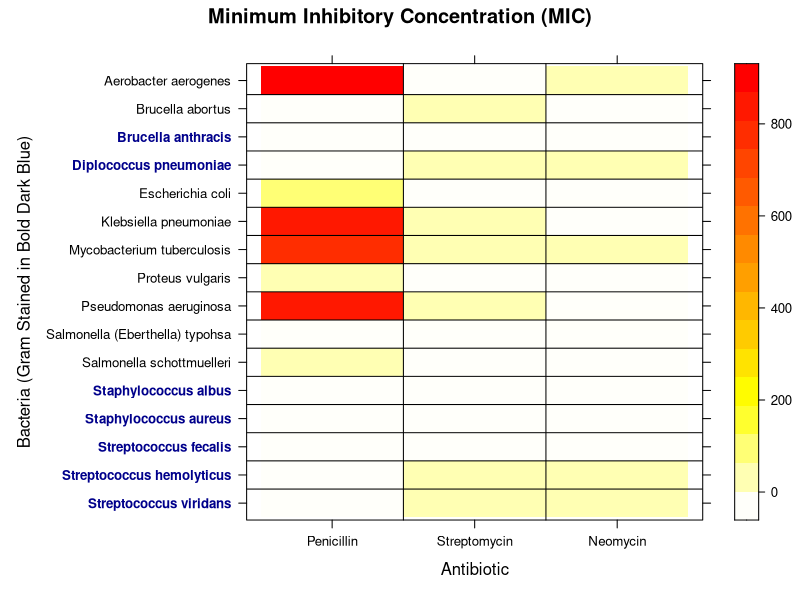

Here is the R script that generated this plot:
# The 'lattice' library is required for a levelplot.
library("lattice")

# Declare the antibiotic vector.
antibiotic <- c("Penicillin", "Streptomycin", "Neomycin")

# Declare the bacteria vector.
bacteria <- c("Aerobacter aerogenes",
              "Brucella abortus",
              "Brucella anthracis",
              "Diplococcus pneumoniae",
              "Escherichia coli",
              "Klebsiella pneumoniae",
              "Mycobacterium tuberculosis",
              "Proteus vulgaris",
              "Pseudomonas aeruginosa",
              "Salmonella (Eberthella) typohsa",
              "Salmonella schottmuelleri",
              "Staphylococcus albus",
              "Staphylococcus aureus",
              "Streptococcus fecalis",
              "Streptococcus hemolyticus",
              "Streptococcus viridans")

# Declare the gram-staining vector.
gram_staining <- c(FALSE,
                   FALSE,
                   TRUE,
                   TRUE,
                   FALSE,
                   FALSE,
                   FALSE,
                   FALSE,
                   FALSE,
                   FALSE,
                   FALSE,
                   TRUE,
                   TRUE,
                   TRUE,
                   TRUE,
                   TRUE)

# The Minimum Inhibitory Concentration (MIC) vector is reversed.
mic <- c(
  1.6, 1., 870.,
  0.02, 2., 1.,
  0.007, 0.01, 0.001,
  10., 11., 0.005,
  0.1, 0.4, 100.,
  1., 1.2, 850.,
  2., 5., 800.,
  0.1, 0.1, 3.,
  0.4, 2., 850.,
  0.008, 0.4, 1.,
  0.09, 0.8, 10.,
  0.001, 0.1, 0.007,
  0.001, 0.03, 0.03,
  0.1, 1., 1.,
  10., 14., 0.001,
  40., 10., 0.005
)

# Expand the data into a grid, with domain as the antibiotic, and range as the bacteria.
data <- expand.grid(X=antibiotic, Y=rev(bacteria))
data$Z <- rev(mic)

# Reverse the gram-staining vector only once.
rev_gram_staining <- rev(gram_staining)

# Set graph parameters, and create the levelplot.
par(mar=c(3,4,2,2))
levelplot(Z ~ X*Y,
          data=data,
          xlab="Antibiotic",
          ylab="Bacteria (Gram Stained in Bold Dark Blue)",
          panel = function(...){
            panel.levelplot(...)
            panel.abline(h = seq(1.5, 15.5, 1.))
            panel.abline(v = seq(1.5, 2.5, 1.))
          },
          scales=list(y=list(col=ifelse(rev_gram_staining, "darkblue", "black"),
                             fontface=ifelse(rev_gram_staining, "bold", "plain"))),
          col.regions = heat.colors(100)[length(heat.colors(100)):1],
          main="Minimum Inhibitory Concentration (MIC)")
